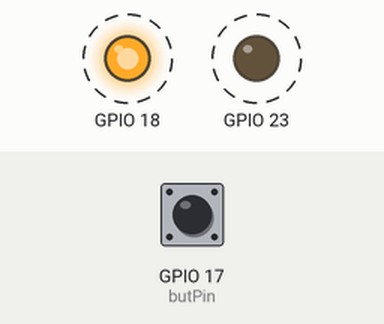
A program run on a simulated Raspberry Pi (BCM pin numbers). On the bench: output pins drawn as LEDs (lit = HIGH). Dashed ring = blinking. Inputs (shaded band) come from the test bench; at power-on: GPIO 17 (butPin) HIGH.

Above: at 0.9 s.
1.3 s: GPIO 17 (butPin) pulled LOW for 3.2 s
At 2.2 s:
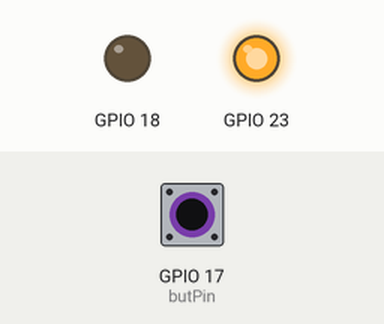
At 5.5 s:
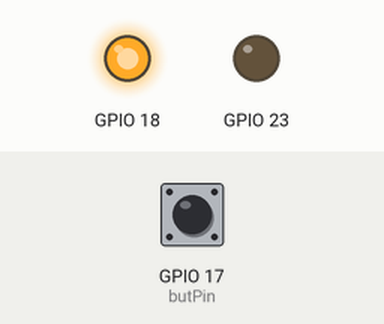
Timing chart, 0 to 12.0 s (numbered marks = the images above; inputs shaded):
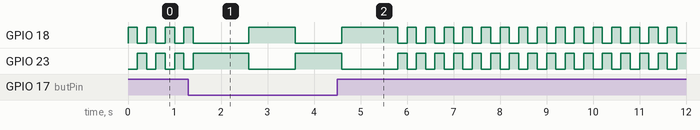

The program:

Button_Blink_code.py
```python
import RPi.GPIO as GPIO
import sys
from time import sleep


butPin = 17
GPIO.setwarnings(False)
GPIO.setmode(GPIO.BCM)  # GPIO.BOARD to reference pin numbers
GPIO.setup(18, GPIO.OUT)
GPIO.setup(23, GPIO.OUT)
GPIO.setup(butPin, GPIO.IN, pull_up_down=GPIO.PUD_UP)

try:
    while 1:
        if GPIO.input(butPin):
            GPIO.output(18, GPIO.HIGH)
            GPIO.output(23, GPIO.LOW)
            sleep(.2)
            GPIO.output(18, GPIO.LOW)
            GPIO.output(23, GPIO.HIGH)
            sleep(.2)
            #Pressed

        else:
            GPIO.output(18, GPIO.LOW)
            GPIO.output(23, GPIO.HIGH)
            sleep(1)
            GPIO.output(18, GPIO.HIGH)
            GPIO.output(23, GPIO.LOW)
            sleep(1)


except KeyboardInterrupt:
    GPIO.cleanup()
```
